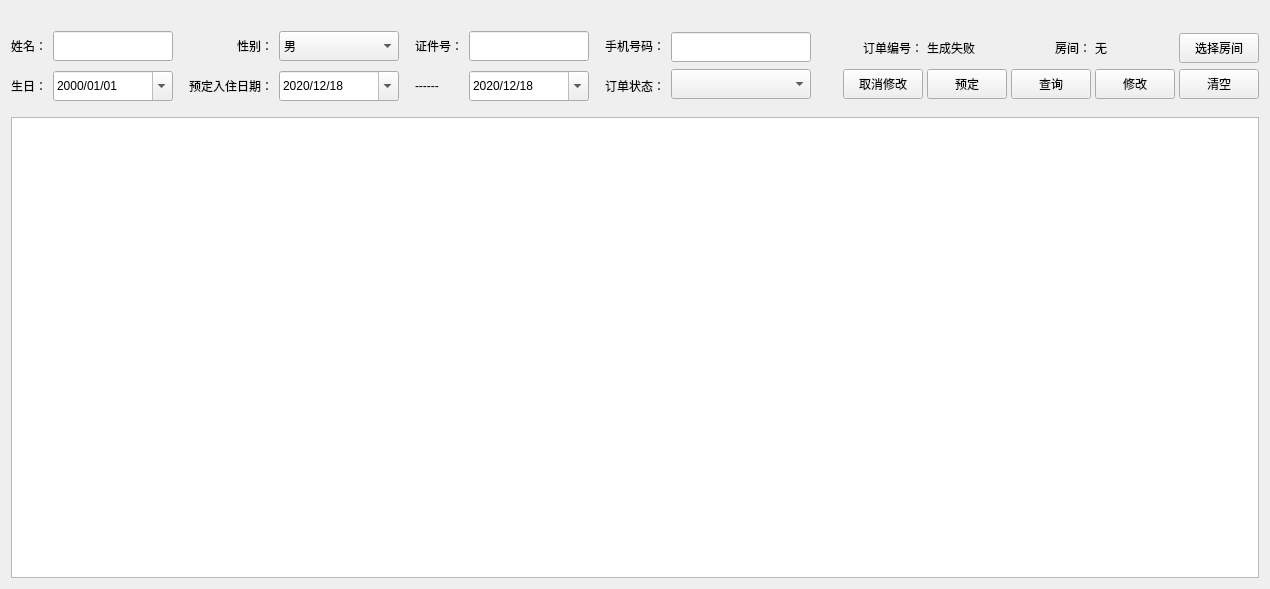
<?xml version="1.0" encoding="UTF-8"?>
<ui version="4.0">
 <class>ReserveRoom</class>
 <widget class="QWidget" name="ReserveRoom">
  <property name="geometry">
   <rect>
    <x>0</x>
    <y>0</y>
    <width>1270</width>
    <height>589</height>
   </rect>
  </property>
  <property name="windowTitle">
   <string>Form</string>
  </property>
  <layout class="QVBoxLayout" name="verticalLayout_2">
   <item>
    <layout class="QVBoxLayout" name="verticalLayout" stretch="0,0">
     <item>
      <layout class="QHBoxLayout" name="horizontalLayout_8" stretch="0,0,0,0,0,0,0,0,0,0">
       <property name="topMargin">
        <number>20</number>
       </property>
       <property name="bottomMargin">
        <number>10</number>
       </property>
       <item>
        <layout class="QVBoxLayout" name="verticalLayout_3">
         <property name="spacing">
          <number>10</number>
         </property>
         <item>
          <widget class="QLabel" name="label_9">
           <property name="text">
            <string>姓名：</string>
           </property>
           <property name="alignment">
            <set>Qt::AlignRight|Qt::AlignTrailing|Qt::AlignVCenter</set>
           </property>
          </widget>
         </item>
         <item>
          <widget class="QLabel" name="label_16">
           <property name="text">
            <string>生日：</string>
           </property>
           <property name="alignment">
            <set>Qt::AlignRight|Qt::AlignTrailing|Qt::AlignVCenter</set>
           </property>
          </widget>
         </item>
        </layout>
       </item>
       <item>
        <layout class="QVBoxLayout" name="verticalLayout_5">
         <property name="spacing">
          <number>10</number>
         </property>
         <item>
          <widget class="QLineEdit" name="edit_name">
           <property name="minimumSize">
            <size>
             <width>0</width>
             <height>30</height>
            </size>
           </property>
           <property name="clearButtonEnabled">
            <bool>true</bool>
           </property>
          </widget>
         </item>
         <item>
          <widget class="QDateEdit" name="dateEdit_clientDay">
           <property name="minimumSize">
            <size>
             <width>120</width>
             <height>30</height>
            </size>
           </property>
           <property name="displayFormat">
            <string>yyyy/MM/dd</string>
           </property>
           <property name="calendarPopup">
            <bool>true</bool>
           </property>
          </widget>
         </item>
        </layout>
       </item>
       <item>
        <layout class="QVBoxLayout" name="verticalLayout_7">
         <property name="spacing">
          <number>10</number>
         </property>
         <property name="leftMargin">
          <number>10</number>
         </property>
         <item>
          <widget class="QLabel" name="label_11">
           <property name="text">
            <string>性别：</string>
           </property>
           <property name="alignment">
            <set>Qt::AlignRight|Qt::AlignTrailing|Qt::AlignVCenter</set>
           </property>
          </widget>
         </item>
         <item>
          <widget class="QLabel" name="label_10">
           <property name="text">
            <string>预定入住日期：</string>
           </property>
           <property name="alignment">
            <set>Qt::AlignRight|Qt::AlignTrailing|Qt::AlignVCenter</set>
           </property>
          </widget>
         </item>
        </layout>
       </item>
       <item>
        <layout class="QVBoxLayout" name="verticalLayout_8">
         <property name="spacing">
          <number>10</number>
         </property>
         <item>
          <widget class="QComboBox" name="com_sex">
           <property name="minimumSize">
            <size>
             <width>0</width>
             <height>30</height>
            </size>
           </property>
           <item>
            <property name="text">
             <string>男</string>
            </property>
           </item>
           <item>
            <property name="text">
             <string>女</string>
            </property>
           </item>
          </widget>
         </item>
         <item>
          <widget class="QDateEdit" name="dateEdit_in">
           <property name="minimumSize">
            <size>
             <width>120</width>
             <height>30</height>
            </size>
           </property>
           <property name="showGroupSeparator" stdset="0">
            <bool>false</bool>
           </property>
           <property name="displayFormat">
            <string>yyyy/MM/dd</string>
           </property>
           <property name="calendarPopup">
            <bool>true</bool>
           </property>
           <property name="date">
            <date>
             <year>2020</year>
             <month>12</month>
             <day>18</day>
            </date>
           </property>
          </widget>
         </item>
        </layout>
       </item>
       <item>
        <layout class="QVBoxLayout" name="verticalLayout_9">
         <property name="spacing">
          <number>10</number>
         </property>
         <property name="leftMargin">
          <number>10</number>
         </property>
         <item>
          <widget class="QLabel" name="label_13">
           <property name="text">
            <string>证件号：</string>
           </property>
           <property name="alignment">
            <set>Qt::AlignRight|Qt::AlignTrailing|Qt::AlignVCenter</set>
           </property>
          </widget>
         </item>
         <item>
          <widget class="QLabel" name="label_12">
           <property name="text">
            <string>------</string>
           </property>
           <property name="alignment">
            <set>Qt::AlignLeading|Qt::AlignLeft|Qt::AlignVCenter</set>
           </property>
          </widget>
         </item>
        </layout>
       </item>
       <item>
        <layout class="QVBoxLayout" name="verticalLayout_10">
         <property name="spacing">
          <number>10</number>
         </property>
         <item>
          <widget class="QLineEdit" name="edit_idcard">
           <property name="minimumSize">
            <size>
             <width>0</width>
             <height>30</height>
            </size>
           </property>
           <property name="text">
            <string/>
           </property>
           <property name="maxLength">
            <number>18</number>
           </property>
           <property name="clearButtonEnabled">
            <bool>true</bool>
           </property>
          </widget>
         </item>
         <item>
          <widget class="QDateEdit" name="dateEdit_out">
           <property name="minimumSize">
            <size>
             <width>120</width>
             <height>30</height>
            </size>
           </property>
           <property name="displayFormat">
            <string>yyyy/MM/dd</string>
           </property>
           <property name="calendarPopup">
            <bool>true</bool>
           </property>
           <property name="date">
            <date>
             <year>2020</year>
             <month>12</month>
             <day>18</day>
            </date>
           </property>
          </widget>
         </item>
        </layout>
       </item>
       <item>
        <layout class="QVBoxLayout" name="verticalLayout_11">
         <property name="spacing">
          <number>10</number>
         </property>
         <property name="leftMargin">
          <number>10</number>
         </property>
         <item>
          <widget class="QLabel" name="label_2">
           <property name="text">
            <string>手机号码：</string>
           </property>
          </widget>
         </item>
         <item>
          <widget class="QLabel" name="label_5">
           <property name="text">
            <string>订单状态：</string>
           </property>
           <property name="alignment">
            <set>Qt::AlignRight|Qt::AlignTrailing|Qt::AlignVCenter</set>
           </property>
          </widget>
         </item>
        </layout>
       </item>
       <item>
        <layout class="QVBoxLayout" name="verticalLayout_6">
         <property name="spacing">
          <number>6</number>
         </property>
         <item>
          <widget class="QLineEdit" name="edit_phone">
           <property name="minimumSize">
            <size>
             <width>0</width>
             <height>30</height>
            </size>
           </property>
           <property name="text">
            <string/>
           </property>
           <property name="maxLength">
            <number>11</number>
           </property>
           <property name="clearButtonEnabled">
            <bool>true</bool>
           </property>
          </widget>
         </item>
         <item>
          <widget class="QComboBox" name="com_billState">
           <property name="minimumSize">
            <size>
             <width>140</width>
             <height>30</height>
            </size>
           </property>
           <property name="frame">
            <bool>true</bool>
           </property>
          </widget>
         </item>
        </layout>
       </item>
       <item>
        <spacer name="horizontalSpacer">
         <property name="orientation">
          <enum>Qt::Horizontal</enum>
         </property>
         <property name="sizeHint" stdset="0">
          <size>
           <width>40</width>
           <height>20</height>
          </size>
         </property>
        </spacer>
       </item>
       <item>
        <layout class="QVBoxLayout" name="verticalLayout_4">
         <property name="spacing">
          <number>4</number>
         </property>
         <property name="leftMargin">
          <number>10</number>
         </property>
         <item>
          <layout class="QHBoxLayout" name="horizontalLayout_3">
           <item>
            <widget class="QLabel" name="label_3">
             <property name="sizePolicy">
              <sizepolicy hsizetype="Preferred" vsizetype="Preferred">
               <horstretch>0</horstretch>
               <verstretch>0</verstretch>
              </sizepolicy>
             </property>
             <property name="text">
              <string>订单编号：</string>
             </property>
             <property name="scaledContents">
              <bool>false</bool>
             </property>
             <property name="alignment">
              <set>Qt::AlignRight|Qt::AlignTrailing|Qt::AlignVCenter</set>
             </property>
             <property name="wordWrap">
              <bool>false</bool>
             </property>
            </widget>
           </item>
           <item>
            <widget class="QLabel" name="label_billNum">
             <property name="text">
              <string>生成失败</string>
             </property>
            </widget>
           </item>
           <item>
            <widget class="QLabel" name="label">
             <property name="text">
              <string>房间：</string>
             </property>
             <property name="alignment">
              <set>Qt::AlignRight|Qt::AlignTrailing|Qt::AlignVCenter</set>
             </property>
            </widget>
           </item>
           <item>
            <widget class="QLabel" name="label_roomNum">
             <property name="text">
              <string>无</string>
             </property>
            </widget>
           </item>
           <item>
            <widget class="QPushButton" name="btn_selectRoom">
             <property name="minimumSize">
              <size>
               <width>0</width>
               <height>30</height>
              </size>
             </property>
             <property name="text">
              <string>选择房间</string>
             </property>
            </widget>
           </item>
          </layout>
         </item>
         <item>
          <layout class="QHBoxLayout" name="horizontalLayout_2">
           <item>
            <widget class="QPushButton" name="btn_unLock">
             <property name="minimumSize">
              <size>
               <width>0</width>
               <height>30</height>
              </size>
             </property>
             <property name="text">
              <string>取消修改</string>
             </property>
            </widget>
           </item>
           <item>
            <widget class="QPushButton" name="btn_reserve">
             <property name="minimumSize">
              <size>
               <width>0</width>
               <height>30</height>
              </size>
             </property>
             <property name="text">
              <string>预定</string>
             </property>
            </widget>
           </item>
           <item>
            <widget class="QPushButton" name="btn_select">
             <property name="minimumSize">
              <size>
               <width>0</width>
               <height>30</height>
              </size>
             </property>
             <property name="text">
              <string>查询</string>
             </property>
            </widget>
           </item>
           <item>
            <widget class="QPushButton" name="btn_update">
             <property name="minimumSize">
              <size>
               <width>0</width>
               <height>30</height>
              </size>
             </property>
             <property name="text">
              <string>修改</string>
             </property>
            </widget>
           </item>
           <item>
            <widget class="QPushButton" name="btn_clear">
             <property name="minimumSize">
              <size>
               <width>0</width>
               <height>30</height>
              </size>
             </property>
             <property name="text">
              <string>清空</string>
             </property>
            </widget>
           </item>
          </layout>
         </item>
        </layout>
       </item>
      </layout>
     </item>
     <item>
      <widget class="QTableView" name="tableView">
       <property name="editTriggers">
        <set>QAbstractItemView::NoEditTriggers</set>
       </property>
       <property name="selectionMode">
        <enum>QAbstractItemView::SingleSelection</enum>
       </property>
       <property name="selectionBehavior">
        <enum>QAbstractItemView::SelectRows</enum>
       </property>
       <property name="sortingEnabled">
        <bool>false</bool>
       </property>
       <attribute name="horizontalHeaderMinimumSectionSize">
        <number>100</number>
       </attribute>
       <attribute name="horizontalHeaderDefaultSectionSize">
        <number>260</number>
       </attribute>
       <attribute name="horizontalHeaderStretchLastSection">
        <bool>true</bool>
       </attribute>
       <attribute name="verticalHeaderVisible">
        <bool>false</bool>
       </attribute>
       <attribute name="verticalHeaderCascadingSectionResizes">
        <bool>true</bool>
       </attribute>
       <attribute name="verticalHeaderDefaultSectionSize">
        <number>40</number>
       </attribute>
      </widget>
     </item>
    </layout>
   </item>
  </layout>
 </widget>
 <resources/>
 <connections/>
</ui>
